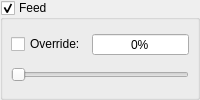
       <widget class="QGroupBox" name="grpFeed">
        <property name="enabled">
         <bool>true</bool>
        </property>
        <property name="title">
         <string>Feed</string>
        </property>
        <property name="checkable">
         <bool>true</bool>
        </property>
        <property name="overrided" stdset="0">
         <bool>false</bool>
        </property>
        <layout class="QHBoxLayout" name="horizontalLayout_14">
         <property name="leftMargin">
          <number>8</number>
         </property>
         <property name="topMargin">
          <number>8</number>
         </property>
         <property name="rightMargin">
          <number>8</number>
         </property>
         <property name="bottomMargin">
          <number>8</number>
         </property>
         <item>
          <widget class="QWidget" name="widgetFeed" native="true">
           <layout class="QHBoxLayout" name="horizontalLayout_17">
            <property name="leftMargin">
             <number>0</number>
            </property>
            <property name="topMargin">
             <number>0</number>
            </property>
            <property name="rightMargin">
             <number>0</number>
            </property>
            <property name="bottomMargin">
             <number>0</number>
            </property>
            <item>
             <layout class="QVBoxLayout" name="verticalLayout_13">
              <item>
               <layout class="QHBoxLayout" name="horizontalLayout_15" stretch="0,1">
                <item>
                 <widget class="QCheckBox" name="chkFeedOverride">
                  <property name="text">
                   <string>Override:</string>
                  </property>
                 </widget>
                </item>
                <item>
                 <widget class="QSpinBox" name="txtFeed">
                  <property name="alignment">
                   <set>Qt::AlignCenter</set>
                  </property>
                  <property name="buttonSymbols">
                   <enum>QAbstractSpinBox::NoButtons</enum>
                  </property>
                  <property name="suffix">
                   <string>%</string>
                  </property>
                  <property name="minimum">
                   <number>0</number>
                  </property>
                  <property name="maximum">
                   <number>500</number>
                  </property>
                 </widget>
                </item>
               </layout>
              </item>
              <item>
               <widget class="QSlider" name="sliFeed">
                <property name="minimum">
                 <number>0</number>
                </property>
                <property name="maximum">
                 <number>500</number>
                </property>
                <property name="orientation">
                 <enum>Qt::Horizontal</enum>
                </property>
               </widget>
              </item>
             </layout>
            </item>
           </layout>
          </widget>
         </item>
        </layout>
       </widget>
